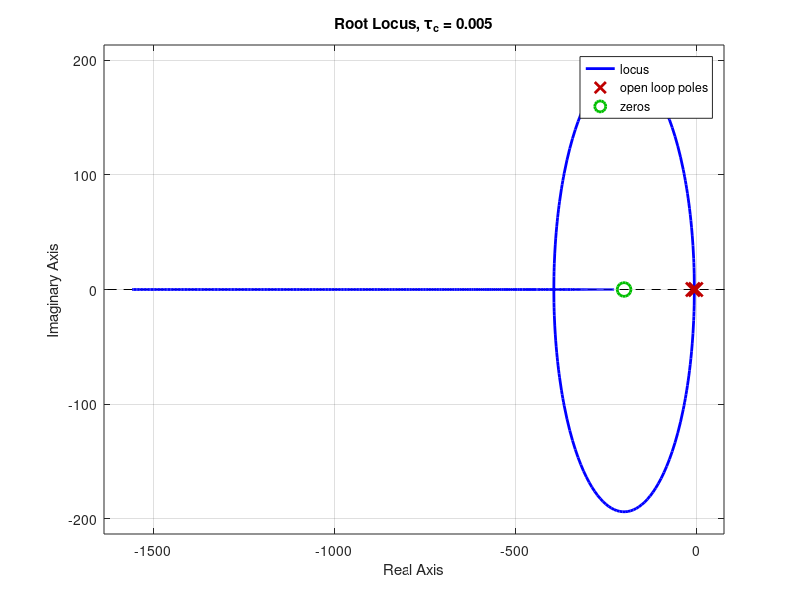
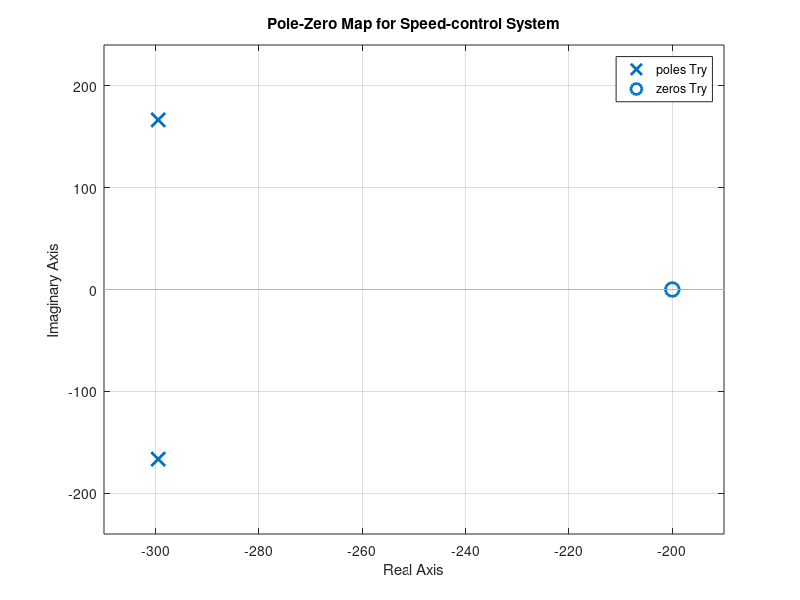

Source code (MATLAB) for these figures, in order: (Note: this script raises an error after producing the figures.)
% System parameters (Fig. 4.42)
Kc = 587;
J = 0.10;
b = 1.00;
tauc = 0.005;

Gc = tf([tauc 1], 1);
Gp1 = tf(10, [.5 1]);
Gp2 = tf(1, [J b]);

GL = Gc*Gp1*Gp2;
figure(1); rlocus(GL); title(sprintf('Root Locus, \\tau_c = %.3g', tauc))

Try = feedback(Kc*Gc*Gp1*Gp2, 1);
figure(2); pzmap(Try); title("Pole-Zero Map for Speed-control System");

Try_step = stepinfo(Try, 'SettlingTimeThreshold', 0.01)
figure(3); step(Try); title("Pole-Zero Map for Speed-control System");
